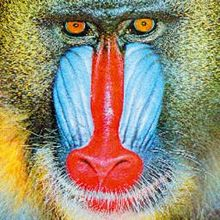
#> input picture images_original/14/Mandrill.jpg, 220 x 220 px, found by its file name
$ python 14_final_c.py
#> lines starting #> are read from the running program, lines starting #| are printed output that depends on the picture
# Instalar pacote com `pip3 install pillow`
from PIL import Image

# Abrir a imagem
imagem = Image.open("./images_original/14/Mandrill.jpg")
#> imagem is the input picture: PIL image 220x220 RGB; mean R, G, B 149.7, 140.7, 117.6

# Converter a imagem para o espaço de cores HSV
imagem_hsv = imagem.convert("HSV")
#> imagem_hsv: PIL image 220x220 HSV; mean H, S, V 83.3, 108.5, 172.6

# Realizar a manipulação no componente de cor
deslocamento_tonalidade = 90  # Valor de deslocamento de exemplo, ajuste conforme necessário
dados = imagem_hsv.getdata()
dados_atualizados = []
for item in dados:
    tonalidade, saturacao, valor = item
    # Deslocar o valor da tonalidade
    tonalidade = (tonalidade + deslocamento_tonalidade) % 256
    dados_atualizados.append((tonalidade, saturacao, valor))
#> this loop made 48400 passes
#> (item, tonalidade, saturacao, valor) on passes 1 to 3: ((33, 200, 140), 123, 200, 140), ((32, 255, 102), 122, 255, 102), ((31, 157, 152), 121, 157, 152)
#> after the loop, dados_atualizados = 48400 items

# Criar uma nova imagem com os dados atualizados
imagem_atualizada = Image.new("HSV", imagem_hsv.size)
#> imagem_atualizada: PIL image 220x220 HSV; every value is 0
imagem_atualizada.putdata(dados_atualizados)
#> imagem_atualizada: PIL image 220x220 HSV; mean H, S, V 154.1, 108.5, 172.6

# Converter a imagem de volta para o espaço de cores RGB
imagem_final = imagem_atualizada.convert("RGB")
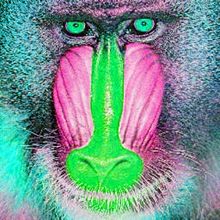
#> imagem_final: PIL image 220x220 RGB; mean R, G, B 117.7, 148.6, 142.9

# Exibir ou salvar a imagem final
imagem_final.save('./images_generate/14/atividadefinal_c.png')
